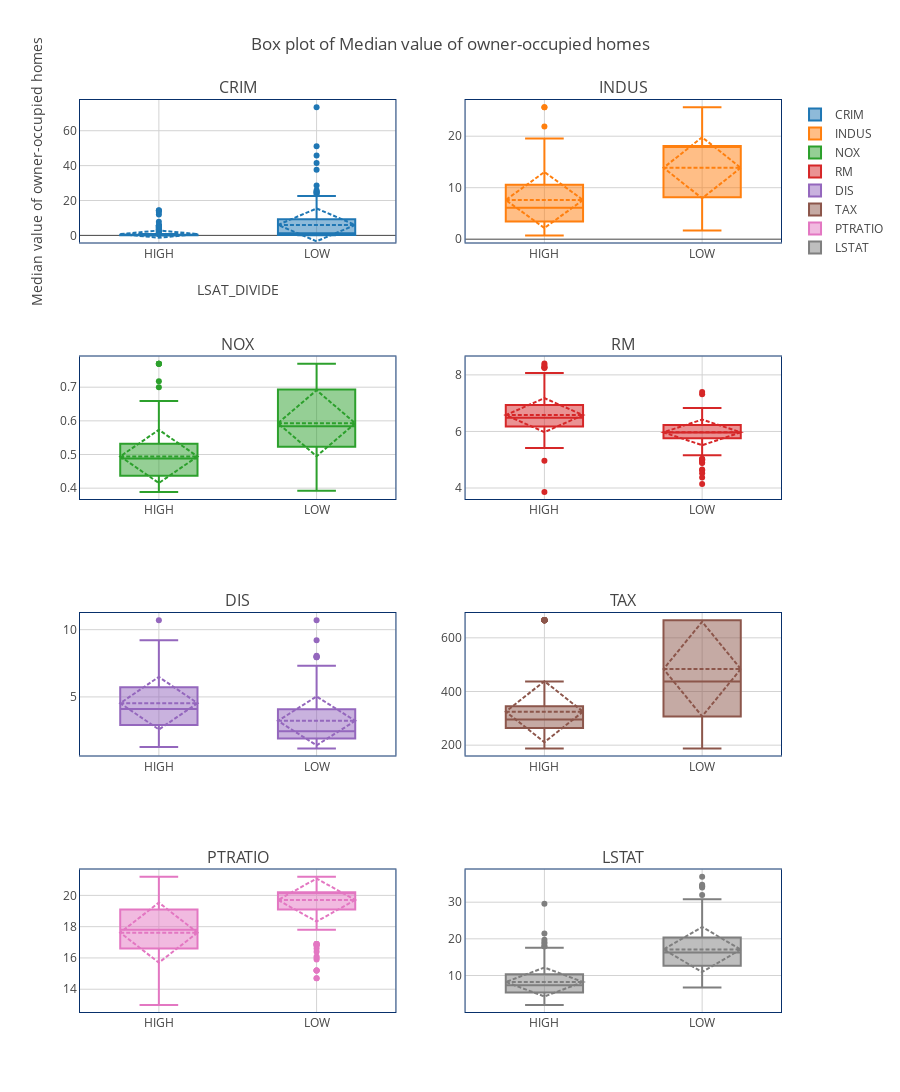

The notebook cell this image was saved under:
### Code cell
columns=2
rows=4
col=df_data.columns[:-2]
templatep='none'
fig=make_subplots(rows=4, cols=columns, subplot_titles=df_data.columns[:-1])
INDEX=0
for i in range(rows):
    for j in range(columns):
        
        fig.add_trace(go.Box(y=df_data[col[INDEX]], x=df_data["MEDV_DIVIDE"], showlegend=True,
                                name=[col[INDEX]][0], boxmean='sd'),  row=i+1, col=j+1)
        fig.update_traces(orientation='v')
        fig.update_xaxes(showline=True, linewidth=1, linecolor='rgb(8,48,107)', mirror=True, showgrid=True, gridwidth=1, gridcolor='Lightgrey',
                        row=i+1, col=j+1)
        fig.update_yaxes(showline=True, linewidth=1, linecolor='rgb(8,48,107)', mirror=True,showgrid=True, gridwidth=1, gridcolor='Lightgrey',
                        row=i+1, col=j+1)
        INDEX+=1
fig.update_layout(title_text='Box plot of Median value of owner-occupied homes', 
                 yaxis_title='Median value of owner-occupied homes', xaxis_title='LSAT_DIVIDE',
                  template=templatep, height=1350)

### Figure 1 — Plotly figure (JSON) as saved in the notebook; plotly's stock layout.template omitted (floating-point values rounded to 4 significant figures; data arrays with more than 128 entries replaced by an {"elided": "..."} marker saying what was removed)
{"data": [{"boxmean": "sd", "name": "CRIM", "orientation": "v", "showlegend": true, "type": "box", "x": {"elided": "455 str values"}, "xaxis": "x", "y": {"elided": "455 float values"}, "yaxis": "y"}, {"boxmean": "sd", "name": "INDUS", "orientation": "v", "showlegend": true, "type": "box", "x": {"elided": "455 str values"}, "xaxis": "x2", "y": {"elided": "455 float values"}, "yaxis": "y2"}, {"boxmean": "sd", "name": "NOX", "orientation": "v", "showlegend": true, "type": "box", "x": {"elided": "455 str values"}, "xaxis": "x3", "y": {"elided": "455 float values"}, "yaxis": "y3"}, {"boxmean": "sd", "name": "RM", "orientation": "v", "showlegend": true, "type": "box", "x": {"elided": "455 str values"}, "xaxis": "x4", "y": {"elided": "455 float values"}, "yaxis": "y4"}, {"boxmean": "sd", "name": "DIS", "orientation": "v", "showlegend": true, "type": "box", "x": {"elided": "455 str values"}, "xaxis": "x5", "y": {"elided": "455 float values"}, "yaxis": "y5"}, {"boxmean": "sd", "name": "TAX", "orientation": "v", "showlegend": true, "type": "box", "x": {"elided": "455 str values"}, "xaxis": "x6", "y": {"elided": "455 int values"}, "yaxis": "y6"}, {"boxmean": "sd", "name": "PTRATIO", "orientation": "v", "showlegend": true, "type": "box", "x": {"elided": "455 str values"}, "xaxis": "x7", "y": {"elided": "455 float values"}, "yaxis": "y7"}, {"boxmean": "sd", "name": "LSTAT", "orientation": "v", "showlegend": true, "type": "box", "x": {"elided": "455 str values"}, "xaxis": "x8", "y": {"elided": "455 float values"}, "yaxis": "y8"}], "layout": {"annotations": [{"font": {"size": 16}, "showarrow": false, "text": "CRIM", "x": 0.225, "xanchor": "center", "xref": "paper", "y": 1, "yanchor": "bottom", "yref": "paper"}, {"font": {"size": 16}, "showarrow": false, "text": "INDUS", "x": 0.775, "xanchor": "center", "xref": "paper", "y": 1, "yanchor": "bottom", "yref": "paper"}, {"font": {"size": 16}, "showarrow": false, "text": "NOX", "x": 0.225, "xanchor": "center", "xref": "paper", "y": 0.7188, "yanchor": "bottom", "yref": "paper"}, {"font": {"size": 16}, "showarrow": false, "text": "RM", "x": 0.775, "xanchor": "center", "xref": "paper", "y": 0.7188, "yanchor": "bottom", "yref": "paper"}, {"font": {"size": 16}, "showarrow": false, "text": "DIS", "x": 0.225, "xanchor": "center", "xref": "paper", "y": 0.4375, "yanchor": "bottom", "yref": "paper"}, {"font": {"size": 16}, "showarrow": false, "text": "TAX", "x": 0.775, "xanchor": "center", "xref": "paper", "y": 0.4375, "yanchor": "bottom", "yref": "paper"}, {"font": {"size": 16}, "showarrow": false, "text": "PTRATIO", "x": 0.225, "xanchor": "center", "xref": "paper", "y": 0.1562, "yanchor": "bottom", "yref": "paper"}, {"font": {"size": 16}, "showarrow": false, "text": "LSTAT", "x": 0.775, "xanchor": "center", "xref": "paper", "y": 0.1562, "yanchor": "bottom", "yref": "paper"}], "height": 1350, "title": {"text": "Box plot of Median value of owner-occupied homes"}, "xaxis": {"anchor": "y", "domain": [0, 0.45], "gridcolor": "Lightgrey", "gridwidth": 1, "linecolor": "rgb(8,48,107)", "linewidth": 1, "mirror": true, "showgrid": true, "showline": true, "title": {"text": "LSAT_DIVIDE"}}, "xaxis2": {"anchor": "y2", "domain": [0.55, 1], "gridcolor": "Lightgrey", "gridwidth": 1, "linecolor": "rgb(8,48,107)", "linewidth": 1, "mirror": true, "showgrid": true, "showline": true}, "xaxis3": {"anchor": "y3", "domain": [0, 0.45], "gridcolor": "Lightgrey", "gridwidth": 1, "linecolor": "rgb(8,48,107)", "linewidth": 1, "mirror": true, "showgrid": true, "showline": true}, "xaxis4": {"anchor": "y4", "domain": [0.55, 1], "gridcolor": "Lightgrey", "gridwidth": 1, "linecolor": "rgb(8,48,107)", "linewidth": 1, "mirror": true, "showgrid": true, "showline": true}, "xaxis5": {"anchor": "y5", "domain": [0, 0.45], "gridcolor": "Lightgrey", "gridwidth": 1, "linecolor": "rgb(8,48,107)", "linewidth": 1, "mirror": true, "showgrid": true, "showline": true}, "xaxis6": {"anchor": "y6", "domain": [0.55, 1], "gridcolor": "Lightgrey", "gridwidth": 1, "linecolor": "rgb(8,48,107)", "linewidth": 1, "mirror": true, "showgrid": true, "showline": true}, "xaxis7": {"anchor": "y7", "domain": [0, 0.45], "gridcolor": "Lightgrey", "gridwidth": 1, "linecolor": "rgb(8,48,107)", "linewidth": 1, "mirror": true, "showgrid": true, "showline": true}, "xaxis8": {"anchor": "y8", "domain": [0.55, 1], "gridcolor": "Lightgrey", "gridwidth": 1, "linecolor": "rgb(8,48,107)", "linewidth": 1, "mirror": true, "showgrid": true, "showline": true}, "yaxis": {"anchor": "x", "domain": [0.8438, 1], "gridcolor": "Lightgrey", "gridwidth": 1, "linecolor": "rgb(8,48,107)", "linewidth": 1, "mirror": true, "showgrid": true, "showline": true, "title": {"text": "Median value of owner-occupied homes"}}, "yaxis2": {"anchor": "x2", "domain": [0.8438, 1], "gridcolor": "Lightgrey", "gridwidth": 1, "linecolor": "rgb(8,48,107)", "linewidth": 1, "mirror": true, "showgrid": true, "showline": true}, "yaxis3": {"anchor": "x3", "domain": [0.5625, 0.7188], "gridcolor": "Lightgrey", "gridwidth": 1, "linecolor": "rgb(8,48,107)", "linewidth": 1, "mirror": true, "showgrid": true, "showline": true}, "yaxis4": {"anchor": "x4", "domain": [0.5625, 0.7188], "gridcolor": "Lightgrey", "gridwidth": 1, "linecolor": "rgb(8,48,107)", "linewidth": 1, "mirror": true, "showgrid": true, "showline": true}, "yaxis5": {"anchor": "x5", "domain": [0.2812, 0.4375], "gridcolor": "Lightgrey", "gridwidth": 1, "linecolor": "rgb(8,48,107)", "linewidth": 1, "mirror": true, "showgrid": true, "showline": true}, "yaxis6": {"anchor": "x6", "domain": [0.2812, 0.4375], "gridcolor": "Lightgrey", "gridwidth": 1, "linecolor": "rgb(8,48,107)", "linewidth": 1, "mirror": true, "showgrid": true, "showline": true}, "yaxis7": {"anchor": "x7", "domain": [0, 0.1562], "gridcolor": "Lightgrey", "gridwidth": 1, "linecolor": "rgb(8,48,107)", "linewidth": 1, "mirror": true, "showgrid": true, "showline": true}, "yaxis8": {"anchor": "x8", "domain": [0, 0.1562], "gridcolor": "Lightgrey", "gridwidth": 1, "linecolor": "rgb(8,48,107)", "linewidth": 1, "mirror": true, "showgrid": true, "showline": true}}}
